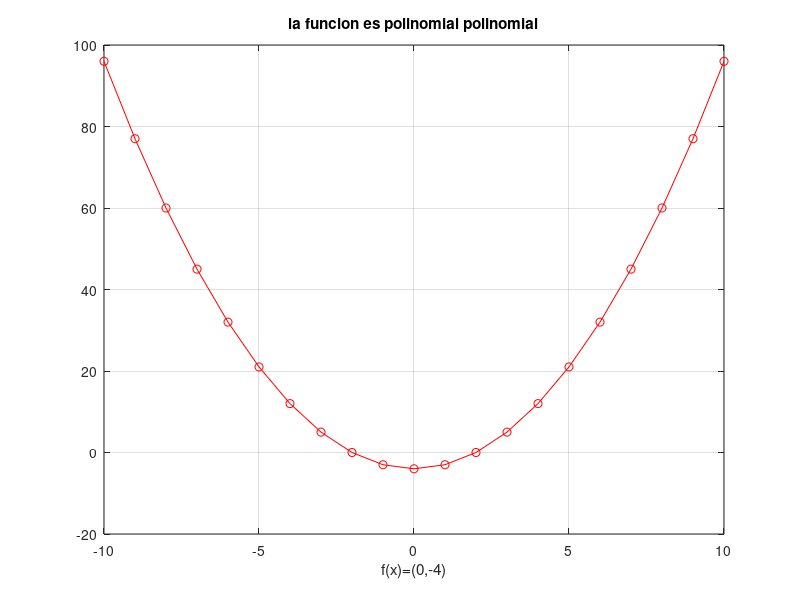

MATLAB code for this plot:
% Octave Script
% funcion                :1
% Title                  :Act20 Funciones algebraicas: polinomiales y racionales
% Description            :Script para recordar Funciones algebraicas: polinomiales y racionales 
% Author                 :Magali Valencia Clemente
% Date                   :17/11/2021
% Version                :1
% Usage                  :C:\Users\magali
%                        :octave>Funciones algebraicas: polinomiales y racionales

clear
% Dominio
x=[-10:1:10];
% Funcion a plotear
fx= (x.^2-4);
plot (x,fx, 'ro-');
% Realizar la grafica
grid on;
title('la funcion es polinomial polinomial');
xlabel ('f(x)=(0,-4)');


